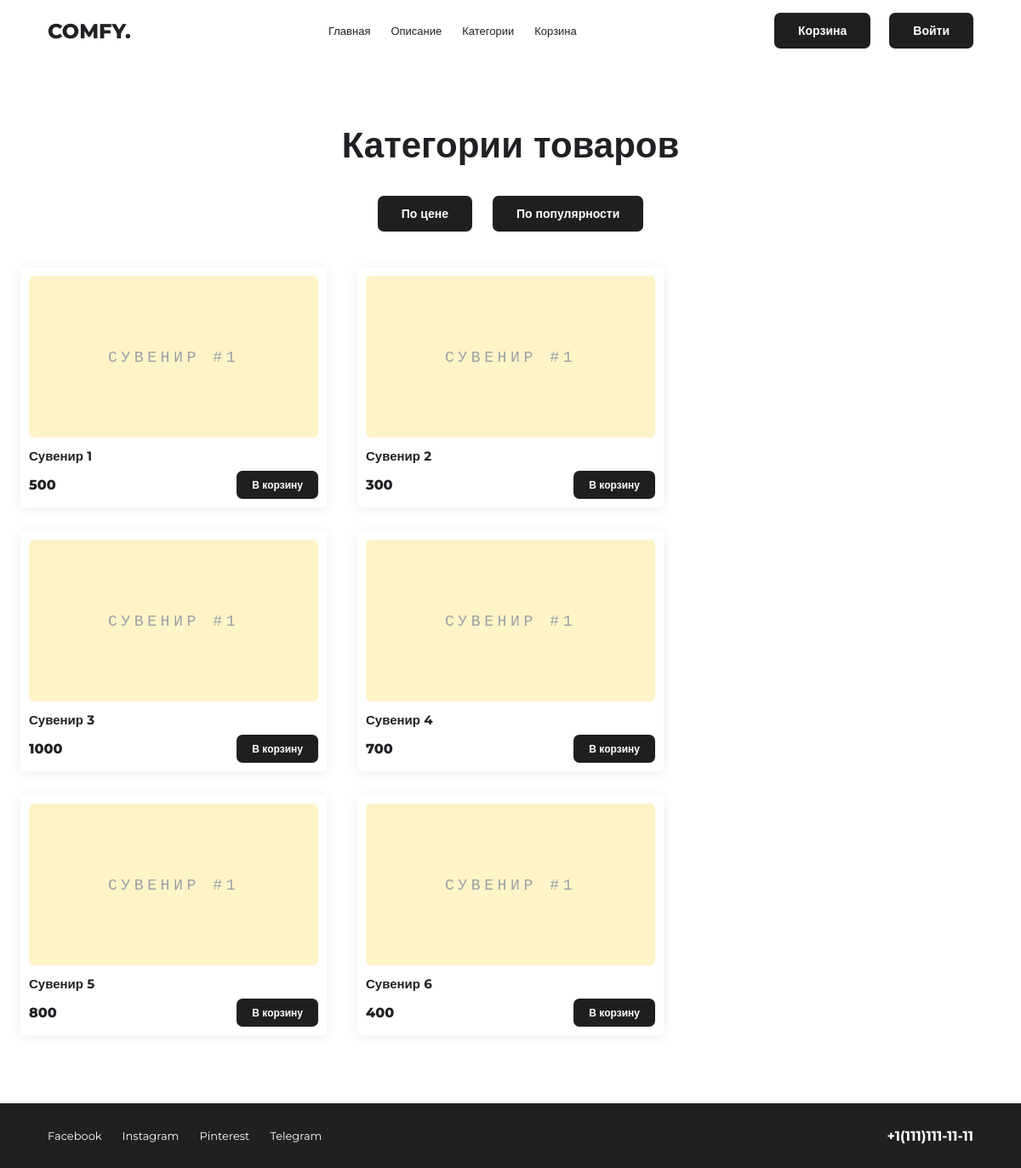
/product_list.php, run on the app's committed database.
### tables this page shows
CREATE TABLE products (
    id INT AUTO_INCREMENT PRIMARY KEY,
    category_id INT NOT NULL,
    title VARCHAR(160) NOT NULL,
    description TEXT NULL,
    price DECIMAL(10,2) NOT NULL,
    image VARCHAR(255) DEFAULT 'assets/images/placeholder.svg',
    is_popular TINYINT(1) NOT NULL DEFAULT 0,
    stock INT NOT NULL DEFAULT 10,
    created_at TIMESTAMP DEFAULT CURRENT_TIMESTAMP,
    CONSTRAINT fk_products_categories FOREIGN KEY (category_id) REFERENCES categories(id) ON DELETE CASCADE
);

### product_list.php (the view, shortened to what this page needs)
<?php
require_once __DIR__ . '/config.php';
$sort = $_GET['sort'] ?? 'id';
$order = $sort === 'price' ? 'p.price ASC' : ($sort === 'popular' ? 'p.is_popular DESC, p.id ASC' : 'p.id ASC');
$categoryId = filter_input(INPUT_GET, 'category', FILTER_VALIDATE_INT);
$sql = 'SELECT p.*, c.title AS category_title FROM products p JOIN categories c ON c.id=p.category_id'; $params=[];
$sql .= ' ORDER BY ' . $order;
$stmt = $pdo->prepare($sql); $stmt->execute($params); $products = $stmt->fetchAll(); site_header('Категории товаров — COMFY');
?>
<main class="container"><h1 class="section-title">Категории товаров</h1><div class="filters"><a class="btn btn-dark" href="product_list.php?sort=price<?= $categoryId ? '&category='.(int)$categoryId : '' ?>">По цене</a><a class="btn btn-dark" href="product_list.php?sort=popular<?= $categoryId ? '&category='.(int)$categoryId : '' ?>">По популярности</a></div><section class="products-grid catalog-grid"><?php foreach($products as $p): ?><article class="product-card"><img src="<?= e($p['image']) ?>" alt="<?= e($p['title']) ?>"><h3 class="product-title"><a href="product_list.php?category=<?= (int)$p['category_id'] ?>"><?= e($p['title']) ?></a></h3><div class="product-bottom"><span class="price"><?= (int)$p['price'] ?></span><form action="controllers/action_add_product.php" method="post"><input type="hidden" name="product_id" value="<?= (int)$p['id'] ?>"><button class="btn-dark btn-small">В корзину</button></form></div></article><?php endforeach; ?></section></main><?php site_footer(); ?>

### assets/styles.css (style rules this page uses)
* { box-sizing:border-box }
html { scroll-behavior:smooth }
body { margin:0;font-family:Montserrat,Arial,sans-serif;color:#202124;background:#fff;min-width:0 }
a { color:inherit;text-decoration:none }
img { max-width:100%;display:block }
.btn,button { border:0;border-radius:7px;padding:12px 28px;font:700 14px Montserrat,Arial;cursor:pointer;display:inline-flex;align-items:center;justify-content:center }
.btn-dark,button.btn-dark { background:#1f1f1f;color:#fff }
.btn-small { padding:9px 18px;font-size:12px }
.container { width:min(1160px,calc(100% - 48px));margin:0 auto }
.section-title { font-size:42px;text-align:center;margin:72px 0 42px }
.products-grid { display:grid;grid-template-columns:repeat(3,1fr);gap:28px 36px }
.product-card { padding:10px;border-radius:5px;background:#fff;box-shadow:0 2px 14px rgba(0,0,0,.08) }
.product-card img { border-radius:6px;width:100%;height:190px;object-fit:cover }
.product-title { font-size:15px;margin:12px 0 8px }
.product-bottom { display:flex;align-items:center;justify-content:space-between;gap:12px }
.price { font-weight:800 }
.filters { display:flex;justify-content:center;gap:24px;margin:-8px 0 42px }
.catalog-grid { grid-template-columns:repeat(2,minmax(260px,360px));justify-content:start }

### data on the page
products: image (placeholder picture), title "Сувенир 1", price "500"
products: image (placeholder picture), title "Сувенир 2", price "300"
products: image (placeholder picture), title "Сувенир 3", price "1000"
products: image (placeholder picture), title "Сувенир 4", price "700"
products: image (placeholder picture), title "Сувенир 5", price "800"
products: image (placeholder picture), title "Сувенир 6", price "400"
